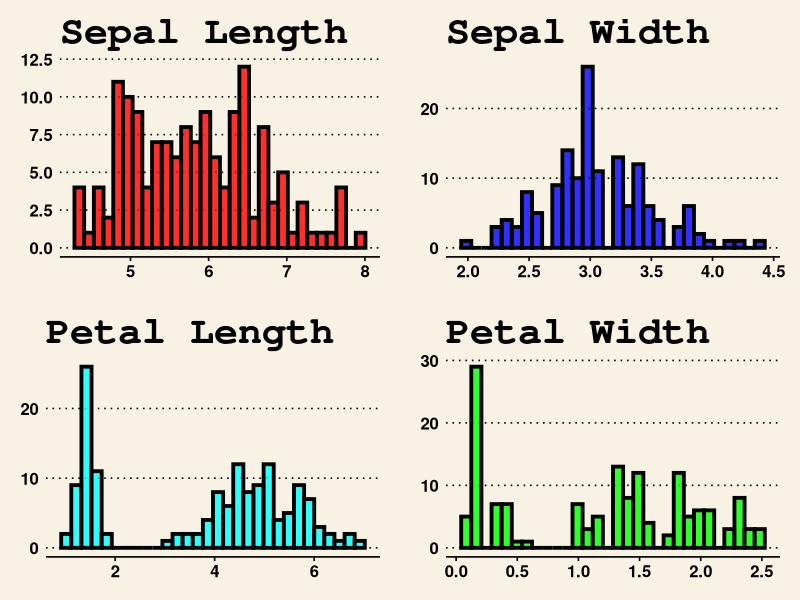
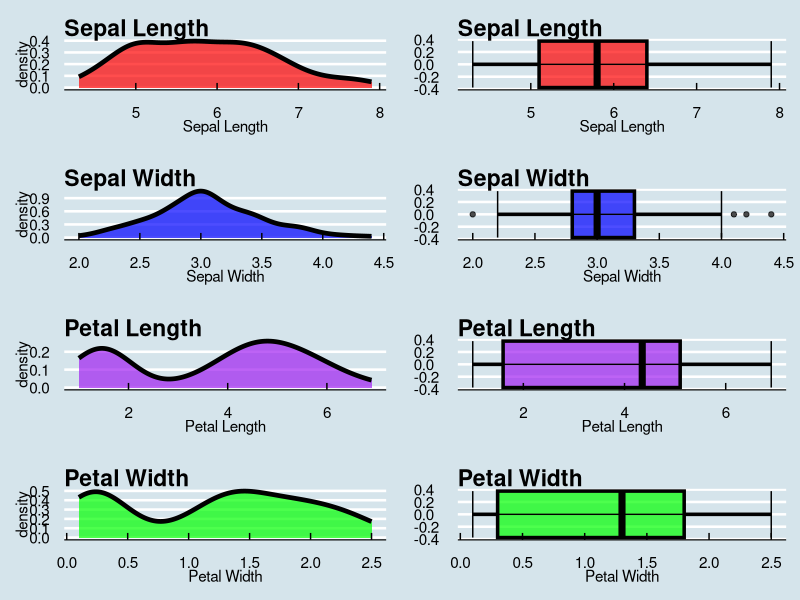
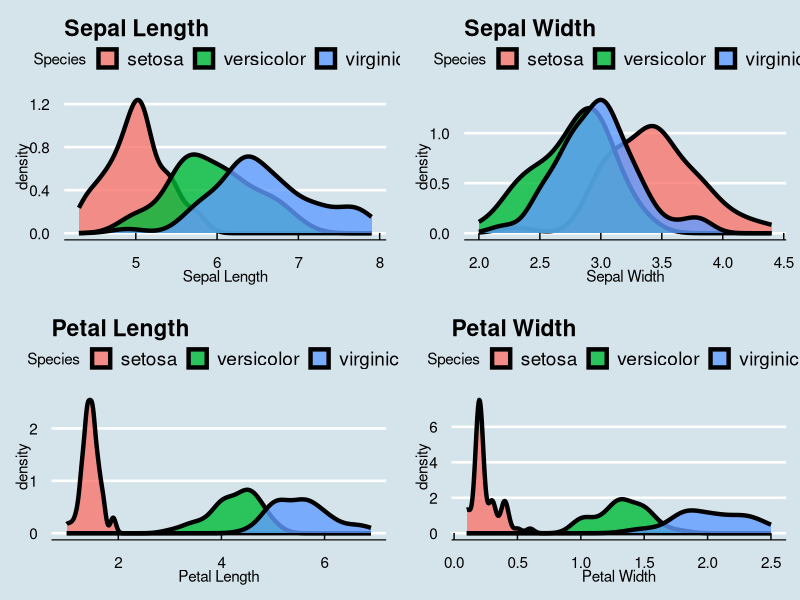
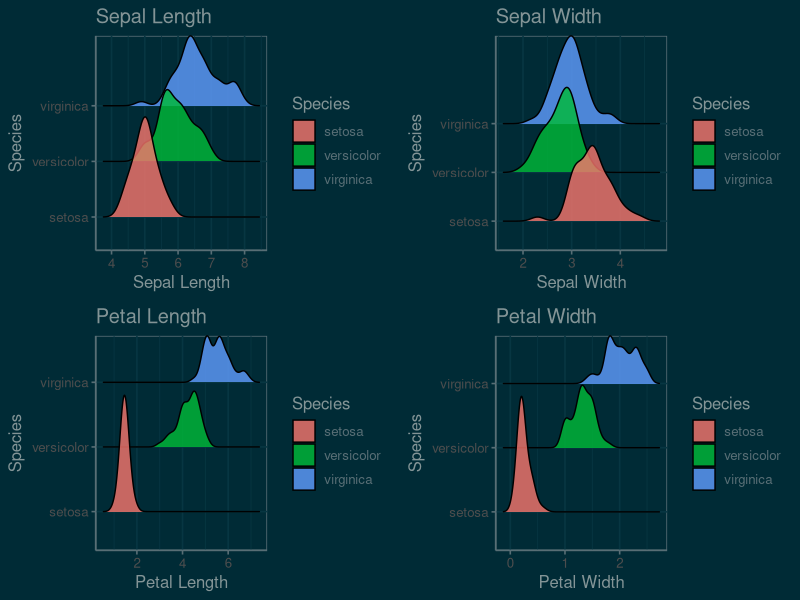

R code for these plots, in order:
# practice with iris
# by: Mohsin Uddin

# libraries
library(tidyverse)
library(ggthemes)
library(cowplot)
library(ggridges)

# reading iris data set
data = iris

# histogram
sepallength = ggplot(data = data, mapping = aes(x = Sepal.Length)) +
  geom_histogram(bins=30, fill = "red", color = "black", 
                 size = 1.3, alpha = .8) +
  theme_wsj() +
  xlab("Sepal Length") +
  ggtitle("Sepal Length") 

sepalwidth = ggplot(data = data, mapping = aes(x = Sepal.Width)) +
  geom_histogram(bins=30, fill = "blue", color = "black", 
                 size = 1.3, alpha = .8) +
  theme_wsj() +
  xlab("Sepal Width") +
  ggtitle("Sepal Width") 

petallength = ggplot(data = data, mapping = aes(x = Petal.Length)) +
  geom_histogram(bins=30, fill = "cyan", color = "black", 
                 size = 1.3, alpha = .8) +
  theme_wsj() +
  xlab("Petal Length") +
  ggtitle("Petal Length") 

petalwidth = ggplot(data = data, mapping = aes(x = Petal.Width)) +
  geom_histogram(bins=30, fill = "green", color = "black", 
                 size = 1.3, alpha = .8) +
  theme_wsj() +
  xlab("Petal Width") +
  ggtitle("Petal Width") 

plot_grid(sepallength, sepalwidth, petallength, petalwidth, nrow=2, ncol=2)


### density plot

sepallength = ggplot(data, aes(x = Sepal.Length)) +
  geom_density(fill = "red", color = "black", size = 1.6, 
               alpha = .7) +
  theme_economist() +
  xlab("Sepal Length") +
  ggtitle("Sepal Length") 

box1 = ggplot(data, aes(x = Sepal.Length)) +
  geom_boxplot(fill = "red", color = "black", size = 1.2, 
               alpha = .7) +
  stat_boxplot(geom="errorbar") +
  theme_economist() +
  xlab("Sepal Length") +
  ggtitle("Sepal Length") 

sepalwidth = ggplot(data, aes(x = Sepal.Width)) +
  geom_density(fill = "blue", color = "black", size = 1.6, 
               alpha = .7) +
  theme_economist() +
  xlab("Sepal Width") +
  ggtitle("Sepal Width") 

box2 = ggplot(data, aes(x = Sepal.Width)) +
  geom_boxplot(fill = "blue", color = "black", size = 1.2, 
               alpha = .7) +
  stat_boxplot(geom="errorbar") +
  theme_economist() +
  xlab("Sepal Width") +
  ggtitle("Sepal Width") 

petallength = ggplot(data, aes(x = Petal.Length)) +
  geom_density(fill = "purple", color = "black", size = 1.6, 
               alpha = .7) +
  theme_economist() +
  xlab("Petal Length") +
  ggtitle("Petal Length") 

box3 = ggplot(data, aes(x = Petal.Length)) +
  geom_boxplot(fill = "purple", color = "black", size = 1.2, 
               alpha = .7) +
  stat_boxplot(geom="errorbar") +
  theme_economist() +
  xlab("Petal Length") +
  ggtitle("Petal Length") 


petalwidth = ggplot(data, aes(x = Petal.Width)) +
  geom_density(fill = "green", color = "black", size = 1.6, 
               alpha = .7) +
  theme_economist() +
  xlab("Petal Width") +
  ggtitle("Petal Width") 

box4 <- ggplot(data, aes(x = Petal.Width)) +
  geom_boxplot(fill = "green", color = "black", size = 1.2, 
               alpha = .7) +
  stat_boxplot(geom="errorbar") +
  theme_economist() +
  xlab("Petal Width") +
  ggtitle("Petal Width") 


plot_grid(sepallength, box1, sepalwidth, box2, petallength, box3, petalwidth, box4, nrow=4, ncol=2)


### density plot

sepallength = ggplot(data, aes(x = Sepal.Length)) +
  geom_density(mapping = aes(fill = Species), 
               color = "black", size = 1.5, alpha = .8) +
  theme_economist() +
  xlab("Sepal Length") +
  ggtitle("Sepal Length")

sepalwidth = ggplot(data, aes(x = Sepal.Width)) +
  geom_density(mapping = aes(fill = Species), 
               color = "black", size = 1.5, alpha = .8) +
  theme_economist() +
  xlab("Sepal Width") +
  ggtitle("Sepal Width") 

petallength = ggplot(data, aes(x = Petal.Length)) +
  geom_density(mapping = aes(fill = Species), 
               color = "black", size = 1.5, alpha = .8) +
  theme_economist() +
  xlab("Petal Length") +
  ggtitle("Petal Length")

petalwidth <- ggplot(data, aes(x = Petal.Width)) +
  geom_density(mapping = aes(fill = Species), 
               color = "black", size = 1.5, alpha = .8) +
  theme_economist() +
  xlab("Petal Width") +
  ggtitle("Petal Width")

plot_grid(sepallength, sepalwidth, petallength, petalwidth, ncol=2, nrow=2)


### ridge line

sepallength = ggplot(data, aes(x = Sepal.Length, y = Species)) +
  geom_density_ridges(mapping = aes(fill = Species), 
                      bandwidth=0.181, color = "black", size = 1.5, 
                      alpha = .8) +
  theme_solarized(light=FALSE)+
  scale_colour_solarized('blue')+
  xlab("Sepal Length") +
  ggtitle("Sepal Length") 

sepalwidth = ggplot(data, aes(x = Sepal.Width, y = Species)) +
  geom_density_ridges(mapping = aes(fill = Species), bandwidth=0.134, color = "black", size = 1.5, alpha = .8) +
  theme_economist() +
  theme_solarized(light=FALSE)+
  scale_colour_solarized('blue')+
  xlab("Sepal Width") +
  ggtitle("Sepal Width") 

petallength = ggplot(data, aes(x = Petal.Length, y = Species)) +
  geom_density_ridges(mapping = aes(fill = Species), 
                      bandwidth=0.155, color = "black", size = 1.5, 
                      alpha = .8) +
  theme_economist() +
  theme_solarized(light=FALSE)+
  scale_colour_solarized('blue')+
  xlab("Petal Length") +
  ggtitle("Petal Length")

petalwidth = ggplot(data, aes(x = Petal.Width, y = Species)) +
  geom_density_ridges(mapping = aes(fill = Species), 
                      bandwidth=0.075, color = "black", size = 1.5, 
                      alpha = .8) +
  theme_economist() +
  theme_solarized(light=FALSE) +
  scale_colour_solarized('blue') +
  xlab("Petal Width") +
  ggtitle("Petal Width")

plot_grid(sepallength, sepalwidth, petallength, petalwidth, ncol=2, nrow=2)
